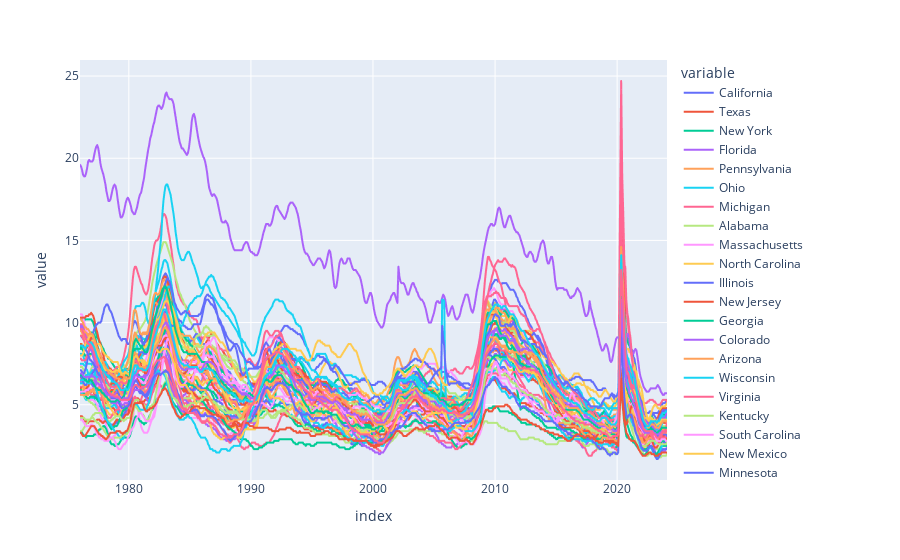

The code cell stored with this chart in its notebook:
### Code cell
# Plot using plotly.express
px.line(uemp_states)

### Figure 1 — Plotly figure (JSON) as saved in the notebook; plotly's stock layout.template omitted (floating-point values rounded to 4 significant figures; data arrays with more than 128 entries replaced by an {"elided": "..."} marker saying what was removed)
{"data": [{"hovertemplate": "variable=California<br>index=%{x}<br>value=%{y}<extra></extra>", "legendgroup": "California", "line": {"color": "#636efa", "dash": "solid"}, "marker": {"symbol": "circle"}, "mode": "lines", "name": "California", "showlegend": true, "type": "scattergl", "x": {"elided": "576 str values"}, "xaxis": "x", "y": {"elided": "576 float values"}, "yaxis": "y"}, {"hovertemplate": "variable=Texas<br>index=%{x}<br>value=%{y}<extra></extra>", "legendgroup": "Texas", "line": {"color": "#EF553B", "dash": "solid"}, "marker": {"symbol": "circle"}, "mode": "lines", "name": "Texas", "showlegend": true, "type": "scattergl", "x": {"elided": "576 str values"}, "xaxis": "x", "y": {"elided": "576 float values"}, "yaxis": "y"}, {"hovertemplate": "variable=New York<br>index=%{x}<br>value=%{y}<extra></extra>", "legendgroup": "New York", "line": {"color": "#00cc96", "dash": "solid"}, "marker": {"symbol": "circle"}, "mode": "lines", "name": "New York", "showlegend": true, "type": "scattergl", "x": {"elided": "576 str values"}, "xaxis": "x", "y": {"elided": "576 float values"}, "yaxis": "y"}, {"hovertemplate": "variable=Florida<br>index=%{x}<br>value=%{y}<extra></extra>", "legendgroup": "Florida", "line": {"color": "#ab63fa", "dash": "solid"}, "marker": {"symbol": "circle"}, "mode": "lines", "name": "Florida", "showlegend": true, "type": "scattergl", "x": {"elided": "576 str values"}, "xaxis": "x", "y": {"elided": "576 float values"}, "yaxis": "y"}, {"hovertemplate": "variable=Pennsylvania<br>index=%{x}<br>value=%{y}<extra></extra>", "legendgroup": "Pennsylvania", "line": {"color": "#FFA15A", "dash": "solid"}, "marker": {"symbol": "circle"}, "mode": "lines", "name": "Pennsylvania", "showlegend": true, "type": "scattergl", "x": {"elided": "576 str values"}, "xaxis": "x", "y": {"elided": "576 float values"}, "yaxis": "y"}, {"hovertemplate": "variable=Ohio<br>index=%{x}<br>value=%{y}<extra></extra>", "legendgroup": "Ohio", "line": {"color": "#19d3f3", "dash": "solid"}, "marker": {"symbol": "circle"}, "mode": "lines", "name": "Ohio", "showlegend": true, "type": "scattergl", "x": {"elided": "576 str values"}, "xaxis": "x", "y": {"elided": "576 float values"}, "yaxis": "y"}, {"hovertemplate": "variable=Michigan<br>index=%{x}<br>value=%{y}<extra></extra>", "legendgroup": "Michigan", "line": {"color": "#FF6692", "dash": "solid"}, "marker": {"symbol": "circle"}, "mode": "lines", "name": "Michigan", "showlegend": true, "type": "scattergl", "x": {"elided": "576 str values"}, "xaxis": "x", "y": {"elided": "576 float values"}, "yaxis": "y"}, {"hovertemplate": "variable=Alabama<br>index=%{x}<br>value=%{y}<extra></extra>", "legendgroup": "Alabama", "line": {"color": "#B6E880", "dash": "solid"}, "marker": {"symbol": "circle"}, "mode": "lines", "name": "Alabama", "showlegend": true, "type": "scattergl", "x": {"elided": "576 str values"}, "xaxis": "x", "y": {"elided": "576 float values"}, "yaxis": "y"}, {"hovertemplate": "variable=Massachusetts<br>index=%{x}<br>value=%{y}<extra></extra>", "legendgroup": "Massachusetts", "line": {"color": "#FF97FF", "dash": "solid"}, "marker": {"symbol": "circle"}, "mode": "lines", "name": "Massachusetts", "showlegend": true, "type": "scattergl", "x": {"elided": "576 str values"}, "xaxis": "x", "y": {"elided": "576 float values"}, "yaxis": "y"}, {"hovertemplate": "variable=North Carolina<br>index=%{x}<br>value=%{y}<extra></extra>", "legendgroup": "North Carolina", "line": {"color": "#FECB52", "dash": "solid"}, "marker": {"symbol": "circle"}, "mode": "lines", "name": "North Carolina", "showlegend": true, "type": "scattergl", "x": {"elided": "576 str values"}, "xaxis": "x", "y": {"elided": "576 float values"}, "yaxis": "y"}, {"hovertemplate": "variable=Illinois<br>index=%{x}<br>value=%{y}<extra></extra>", "legendgroup": "Illinois", "line": {"color": "#636efa", "dash": "solid"}, "marker": {"symbol": "circle"}, "mode": "lines", "name": "Illinois", "showlegend": true, "type": "scattergl", "x": {"elided": "576 str values"}, "xaxis": "x", "y": {"elided": "576 float values"}, "yaxis": "y"}, {"hovertemplate": "variable=New Jersey<br>index=%{x}<br>value=%{y}<extra></extra>", "legendgroup": "New Jersey", "line": {"color": "#EF553B", "dash": "solid"}, "marker": {"symbol": "circle"}, "mode": "lines", "name": "New Jersey", "showlegend": true, "type": "scattergl", "x": {"elided": "576 str values"}, "xaxis": "x", "y": {"elided": "576 float values"}, "yaxis": "y"}, {"hovertemplate": "variable=Georgia<br>index=%{x}<br>value=%{y}<extra></extra>", "legendgroup": "Georgia", "line": {"color": "#00cc96", "dash": "solid"}, "marker": {"symbol": "circle"}, "mode": "lines", "name": "Georgia", "showlegend": true, "type": "scattergl", "x": {"elided": "576 str values"}, "xaxis": "x", "y": {"elided": "576 float values"}, "yaxis": "y"}, {"hovertemplate": "variable=Colorado<br>index=%{x}<br>value=%{y}<extra></extra>", "legendgroup": "Colorado", "line": {"color": "#ab63fa", "dash": "solid"}, "marker": {"symbol": "circle"}, "mode": "lines", "name": "Colorado", "showlegend": true, "type": "scattergl", "x": {"elided": "576 str values"}, "xaxis": "x", "y": {"elided": "576 float values"}, "yaxis": "y"}, {"hovertemplate": "variable=Arizona<br>index=%{x}<br>value=%{y}<extra></extra>", "legendgroup": "Arizona", "line": {"color": "#FFA15A", "dash": "solid"}, "marker": {"symbol": "circle"}, "mode": "lines", "name": "Arizona", "showlegend": true, "type": "scattergl", "x": {"elided": "576 str values"}, "xaxis": "x", "y": {"elided": "576 float values"}, "yaxis": "y"}, {"hovertemplate": "variable=Wisconsin<br>index=%{x}<br>value=%{y}<extra></extra>", "legendgroup": "Wisconsin", "line": {"color": "#19d3f3", "dash": "solid"}, "marker": {"symbol": "circle"}, "mode": "lines", "name": "Wisconsin", "showlegend": true, "type": "scattergl", "x": {"elided": "576 str values"}, "xaxis": "x", "y": {"elided": "576 float values"}, "yaxis": "y"}, {"hovertemplate": "variable=Virginia<br>index=%{x}<br>value=%{y}<extra></extra>", "legendgroup": "Virginia", "line": {"color": "#FF6692", "dash": "solid"}, "marker": {"symbol": "circle"}, "mode": "lines", "name": "Virginia", "showlegend": true, "type": "scattergl", "x": {"elided": "576 str values"}, "xaxis": "x", "y": {"elided": "576 float values"}, "yaxis": "y"}, {"hovertemplate": "variable=Kentucky<br>index=%{x}<br>value=%{y}<extra></extra>", "legendgroup": "Kentucky", "line": {"color": "#B6E880", "dash": "solid"}, "marker": {"symbol": "circle"}, "mode": "lines", "name": "Kentucky", "showlegend": true, "type": "scattergl", "x": {"elided": "576 str values"}, "xaxis": "x", "y": {"elided": "576 float values"}, "yaxis": "y"}, {"hovertemplate": "variable=South Carolina<br>index=%{x}<br>value=%{y}<extra></extra>", "legendgroup": "South Carolina", "line": {"color": "#FF97FF", "dash": "solid"}, "marker": {"symbol": "circle"}, "mode": "lines", "name": "South Carolina", "showlegend": true, "type": "scattergl", "x": {"elided": "576 str values"}, "xaxis": "x", "y": {"elided": "576 float values"}, "yaxis": "y"}, {"hovertemplate": "variable=New Mexico<br>index=%{x}<br>value=%{y}<extra></extra>", "legendgroup": "New Mexico", "line": {"color": "#FECB52", "dash": "solid"}, "marker": {"symbol": "circle"}, "mode": "lines", "name": "New Mexico", "showlegend": true, "type": "scattergl", "x": {"elided": "576 str values"}, "xaxis": "x", "y": {"elided": "576 float values"}, "yaxis": "y"}, {"hovertemplate": "variable=Minnesota<br>index=%{x}<br>value=%{y}<extra></extra>", "legendgroup": "Minnesota", "line": {"color": "#636efa", "dash": "solid"}, "marker": {"symbol": "circle"}, "mode": "lines", "name": "Minnesota", "showlegend": true, "type": "scattergl", "x": {"elided": "576 str values"}, "xaxis": "x", "y": {"elided": "576 float values"}, "yaxis": "y"}, {"hovertemplate": "variable=Tennessee<br>index=%{x}<br>value=%{y}<extra></extra>", "legendgroup": "Tennessee", "line": {"color": "#EF553B", "dash": "solid"}, "marker": {"symbol": "circle"}, "mode": "lines", "name": "Tennessee", "showlegend": true, "type": "scattergl", "x": {"elided": "576 str values"}, "xaxis": "x", "y": {"elided": "576 float values"}, "yaxis": "y"}, {"hovertemplate": "variable=Washington<br>index=%{x}<br>value=%{y}<extra></extra>", "legendgroup": "Washington", "line": {"color": "#00cc96", "dash": "solid"}, "marker": {"symbol": "circle"}, "mode": "lines", "name": "Washington", "showlegend": true, "type": "scattergl", "x": {"elided": "576 str values"}, "xaxis": "x", "y": {"elided": "576 float values"}, "yaxis": "y"}, {"hovertemplate": "variable=Maryland<br>index=%{x}<br>value=%{y}<extra></extra>", "legendgroup": "Maryland", "line": {"color": "#ab63fa", "dash": "solid"}, "marker": {"symbol": "circle"}, "mode": "lines", "name": "Maryland", "showlegend": true, "type": "scattergl", "x": {"elided": "576 str values"}, "xaxis": "x", "y": {"elided": "576 float values"}, "yaxis": "y"}, {"hovertemplate": "variable=Oregon<br>index=%{x}<br>value=%{y}<extra></extra>", "legendgroup": "Oregon", "line": {"color": "#FFA15A", "dash": "solid"}, "marker": {"symbol": "circle"}, "mode": "lines", "name": "Oregon", "showlegend": true, "type": "scattergl", "x": {"elided": "576 str values"}, "xaxis": "x", "y": {"elided": "576 float values"}, "yaxis": "y"}, {"hovertemplate": "variable=West Virginia<br>index=%{x}<br>value=%{y}<extra></extra>", "legendgroup": "West Virginia", "line": {"color": "#19d3f3", "dash": "solid"}, "marker": {"symbol": "circle"}, "mode": "lines", "name": "West Virginia", "showlegend": true, "type": "scattergl", "x": {"elided": "576 str values"}, "xaxis": "x", "y": {"elided": "576 float values"}, "yaxis": "y"}, {"hovertemplate": "variable=Nevada<br>index=%{x}<br>value=%{y}<extra></extra>", "legendgroup": "Nevada", "line": {"color": "#FF6692", "dash": "solid"}, "marker": {"symbol": "circle"}, "mode": "lines", "name": "Nevada", "showlegend": true, "type": "scattergl", "x": {"elided": "576 str values"}, "xaxis": "x", "y": {"elided": "576 float values"}, "yaxis": "y"}, {"hovertemplate": "variable=Arkansas<br>index=%{x}<br>value=%{y}<extra></extra>", "legendgroup": "Arkansas", "line": {"color": "#B6E880", "dash": "solid"}, "marker": {"symbol": "circle"}, "mode": "lines", "name": "Arkansas", "showlegend": true, "type": "scattergl", "x": {"elided": "576 str values"}, "xaxis": "x", "y": {"elided": "576 float values"}, "yaxis": "y"}, {"hovertemplate": "variable=Oklahoma<br>index=%{x}<br>value=%{y}<extra></extra>", "legendgroup": "Oklahoma", "line": {"color": "#FF97FF", "dash": "solid"}, "marker": {"symbol": "circle"}, "mode": "lines", "name": "Oklahoma", "showlegend": true, "type": "scattergl", "x": {"elided": "576 str values"}, "xaxis": "x", "y": {"elided": "576 float values"}, "yaxis": "y"}, {"hovertemplate": "variable=Missouri<br>index=%{x}<br>value=%{y}<extra></extra>", "legendgroup": "Missouri", "line": {"color": "#FECB52", "dash": "solid"}, "marker": {"symbol": "circle"}, "mode": "lines", "name": "Missouri", "showlegend": true, "type": "scattergl", "x": {"elided": "576 str values"}, "xaxis": "x", "y": {"elided": "576 float values"}, "yaxis": "y"}, {"hovertemplate": "variable=Alaska<br>index=%{x}<br>value=%{y}<extra></extra>", "legendgroup": "Alaska", "line": {"color": "#636efa", "dash": "solid"}, "marker": {"symbol": "circle"}, "mode": "lines", "name": "Alaska", "showlegend": true, "type": "scattergl", "x": {"elided": "576 str values"}, "xaxis": "x", "y": {"elided": "576 float values"}, "yaxis": "y"}, {"hovertemplate": "variable=Iowa<br>index=%{x}<br>value=%{y}<extra></extra>", "legendgroup": "Iowa", "line": {"color": "#EF553B", "dash": "solid"}, "marker": {"symbol": "circle"}, "mode": "lines", "name": "Iowa", "showlegend": true, "type": "scattergl", "x": {"elided": "576 str values"}, "xaxis": "x", "y": {"elided": "576 float values"}, "yaxis": "y"}, {"hovertemplate": "variable=Utah<br>index=%{x}<br>value=%{y}<extra></extra>", "legendgroup": "Utah", "line": {"color": "#00cc96", "dash": "solid"}, "marker": {"symbol": "circle"}, "mode": "lines", "name": "Utah", "showlegend": true, "type": "scattergl", "x": {"elided": "576 str values"}, "xaxis": "x", "y": {"elided": "576 float values"}, "yaxis": "y"}, {"hovertemplate": "variable=Puerto Rico<br>index=%{x}<br>value=%{y}<extra></extra>", "legendgroup": "Puerto Rico", "line": {"color": "#ab63fa", "dash": "solid"}, "marker": {"symbol": "circle"}, "mode": "lines", "name": "Puerto Rico", "showlegend": true, "type": "scattergl", "x": {"elided": "576 str values"}, "xaxis": "x", "y": {"elided": "576 float values"}, "yaxis": "y"}, {"hovertemplate": "variable=Indiana<br>index=%{x}<br>value=%{y}<extra></extra>", "legendgroup": "Indiana", "line": {"color": "#FFA15A", "dash": "solid"}, "marker": {"symbol": "circle"}, "mode": "lines", "name": "Indiana", "showlegend": true, "type": "scattergl", "x": {"elided": "576 str values"}, "xaxis": "x", "y": {"elided": "576 float values"}, "yaxis": "y"}, {"hovertemplate": "variable=Louisiana<br>index=%{x}<br>value=%{y}<extra></extra>", "legendgroup": "Louisiana", "line": {"color": "#19d3f3", "dash": "solid"}, "marker": {"symbol": "circle"}, "mode": "lines", "name": "Louisiana", "showlegend": true, "type": "scattergl", "x": {"elided": "576 str values"}, "xaxis": "x", "y": {"elided": "576 float values"}, "yaxis": "y"}, {"hovertemplate": "variable=Hawaii<br>index=%{x}<br>value=%{y}<extra></extra>", "legendgroup": "Hawaii", "line": {"color": "#FF6692", "dash": "solid"}, "marker": {"symbol": "circle"}, "mode": "lines", "name": "Hawaii", "showlegend": true, "type": "scattergl", "x": {"elided": "576 str values"}, "xaxis": "x", "y": {"elided": "576 float values"}, "yaxis": "y"}, {"hovertemplate": "variable=North Dakota<br>index=%{x}<br>value=%{y}<extra></extra>", "legendgroup": "North Dakota", "line": {"color": "#B6E880", "dash": "solid"}, "marker": {"symbol": "circle"}, "mode": "lines", "name": "North Dakota", "showlegend": true, "type": "scattergl", "x": {"elided": "576 str values"}, "xaxis": "x", "y": {"elided": "576 float values"}, "yaxis": "y"}, {"hovertemplate": "variable=Montana<br>index=%{x}<br>value=%{y}<extra></extra>", "legendgroup": "Montana", "line": {"color": "#FF97FF", "dash": "solid"}, "marker": {"symbol": "circle"}, "mode": "lines", "name": "Montana", "showlegend": true, "type": "scattergl", "x": {"elided": "576 str values"}, "xaxis": "x", "y": {"elided": "576 float values"}, "yaxis": "y"}, {"hovertemplate": "variable=the District of Columbia<br>index=%{x}<br>value=%{y}<extra></extra>", "legendgroup": "the District of Columbia", "line": {"color": "#FECB52", "dash": "solid"}, "marker": {"symbol": "circle"}, "mode": "lines", "name": "the District of Columbia", "showlegend": true, "type": "scattergl", "x": {"elided": "576 str values"}, "xaxis": "x", "y": {"elided": "576 float values"}, "yaxis": "y"}, {"hovertemplate": "variable=Mississippi<br>index=%{x}<br>value=%{y}<extra></extra>", "legendgroup": "Mississippi", "line": {"color": "#636efa", "dash": "solid"}, "marker": {"symbol": "circle"}, "mode": "lines", "name": "Mississippi", "showlegend": true, "type": "scattergl", "x": {"elided": "576 str values"}, "xaxis": "x", "y": {"elided": "576 float values"}, "yaxis": "y"}, {"hovertemplate": "variable=Maine<br>index=%{x}<br>value=%{y}<extra></extra>", "legendgroup": "Maine", "line": {"color": "#EF553B", "dash": "solid"}, "marker": {"symbol": "circle"}, "mode": "lines", "name": "Maine", "showlegend": true, "type": "scattergl", "x": {"elided": "576 str values"}, "xaxis": "x", "y": {"elided": "576 float values"}, "yaxis": "y"}, {"hovertemplate": "variable=Nebraska<br>index=%{x}<br>value=%{y}<extra></extra>", "legendgroup": "Nebraska", "line": {"color": "#00cc96", "dash": "solid"}, "marker": {"symbol": "circle"}, "mode": "lines", "name": "Nebraska", "showlegend": true, "type": "scattergl", "x": {"elided": "576 str values"}, "xaxis": "x", "y": {"elided": "576 float values"}, "yaxis": "y"}, {"hovertemplate": "variable=Connecticut<br>index=%{x}<br>value=%{y}<extra></extra>", "legendgroup": "Connecticut", "line": {"color": "#ab63fa", "dash": "solid"}, "marker": {"symbol": "circle"}, "mode": "lines", "name": "Connecticut", "showlegend": true, "type": "scattergl", "x": {"elided": "576 str values"}, "xaxis": "x", "y": {"elided": "576 float values"}, "yaxis": "y"}, {"hovertemplate": "variable=Idaho<br>index=%{x}<br>value=%{y}<extra></extra>", "legendgroup": "Idaho", "line": {"color": "#FFA15A", "dash": "solid"}, "marker": {"symbol": "circle"}, "mode": "lines", "name": "Idaho", "showlegend": true, "type": "scattergl", "x": {"elided": "576 str values"}, "xaxis": "x", "y": {"elided": "576 float values"}, "yaxis": "y"}, {"hovertemplate": "variable=New Hampshire<br>index=%{x}<br>value=%{y}<extra></extra>", "legendgroup": "New Hampshire", "line": {"color": "#19d3f3", "dash": "solid"}, "marker": {"symbol": "circle"}, "mode": "lines", "name": "New Hampshire", "showlegend": true, "type": "scattergl", "x": {"elided": "576 str values"}, "xaxis": "x", "y": {"elided": "576 float values"}, "yaxis": "y"}, {"hovertemplate": "variable=Rhode Island<br>index=%{x}<br>value=%{y}<extra></extra>", "legendgroup": "Rhode Island", "line": {"color": "#FF6692", "dash": "solid"}, "marker": {"symbol": "circle"}, "mode": "lines", "name": "Rhode Island", "showlegend": true, "type": "scattergl", "x": {"elided": "576 str values"}, "xaxis": "x", "y": {"elided": "576 float values"}, "yaxis": "y"}, {"hovertemplate": "variable=Kansas<br>index=%{x}<br>value=%{y}<extra></extra>", "legendgroup": "Kansas", "line": {"color": "#B6E880", "dash": "solid"}, "marker": {"symbol": "circle"}, "mode": "lines", "name": "Kansas", "showlegend": true, "type": "scattergl", "x": {"elided": "576 str values"}, "xaxis": "x", "y": {"elided": "576 float values"}, "yaxis": "y"}, {"hovertemplate": "variable=Wyoming<br>index=%{x}<br>value=%{y}<extra></extra>", "legendgroup": "Wyoming", "line": {"color": "#FF97FF", "dash": "solid"}, "marker": {"symbol": "circle"}, "mode": "lines", "name": "Wyoming", "showlegend": true, "type": "scattergl", "x": {"elided": "576 str values"}, "xaxis": "x", "y": {"elided": "576 float values"}, "yaxis": "y"}, {"hovertemplate": "variable=Delaware<br>index=%{x}<br>value=%{y}<extra></extra>", "legendgroup": "Delaware", "line": {"color": "#FECB52", "dash": "solid"}, "marker": {"symbol": "circle"}, "mode": "lines", "name": "Delaware", "showlegend": true, "type": "scattergl", "x": {"elided": "576 str values"}, "xaxis": "x", "y": {"elided": "576 float values"}, "yaxis": "y"}, {"hovertemplate": "variable=Vermont<br>index=%{x}<br>value=%{y}<extra></extra>", "legendgroup": "Vermont", "line": {"color": "#636efa", "dash": "solid"}, "marker": {"symbol": "circle"}, "mode": "lines", "name": "Vermont", "showlegend": true, "type": "scattergl", "x": {"elided": "576 str values"}, "xaxis": "x", "y": {"elided": "576 float values"}, "yaxis": "y"}, {"hovertemplate": "variable=South Dakota<br>index=%{x}<br>value=%{y}<extra></extra>", "legendgroup": "South Dakota", "line": {"color": "#EF553B", "dash": "solid"}, "marker": {"symbol": "circle"}, "mode": "lines", "name": "South Dakota", "showlegend": true, "type": "scattergl", "x": {"elided": "576 str values"}, "xaxis": "x", "y": {"elided": "576 float values"}, "yaxis": "y"}, {"hovertemplate": "variable=Midwest Census Region<br>index=%{x}<br>value=%{y}<extra></extra>", "legendgroup": "Midwest Census Region", "line": {"color": "#00cc96", "dash": "solid"}, "marker": {"symbol": "circle"}, "mode": "lines", "name": "Midwest Census Region", "showlegend": true, "type": "scattergl", "x": {"elided": "576 str values"}, "xaxis": "x", "y": {"elided": "576 float values"}, "yaxis": "y"}, {"hovertemplate": "variable=South Census Region<br>index=%{x}<br>value=%{y}<extra></extra>", "legendgroup": "South Census Region", "line": {"color": "#ab63fa", "dash": "solid"}, "marker": {"symbol": "circle"}, "mode": "lines", "name": "South Census Region", "showlegend": true, "type": "scattergl", "x": {"elided": "576 str values"}, "xaxis": "x", "y": {"elided": "576 float values"}, "yaxis": "y"}, {"hovertemplate": "variable=Northeast Census Region<br>index=%{x}<br>value=%{y}<extra></extra>", "legendgroup": "Northeast Census Region", "line": {"color": "#FFA15A", "dash": "solid"}, "marker": {"symbol": "circle"}, "mode": "lines", "name": "Northeast Census Region", "showlegend": true, "type": "scattergl", "x": {"elided": "576 str values"}, "xaxis": "x", "y": {"elided": "576 float values"}, "yaxis": "y"}, {"hovertemplate": "variable=West Census Region<br>index=%{x}<br>value=%{y}<extra></extra>", "legendgroup": "West Census Region", "line": {"color": "#19d3f3", "dash": "solid"}, "marker": {"symbol": "circle"}, "mode": "lines", "name": "West Census Region", "showlegend": true, "type": "scattergl", "x": {"elided": "576 str values"}, "xaxis": "x", "y": {"elided": "576 float values"}, "yaxis": "y"}, {"hovertemplate": "variable=New England Census Division<br>index=%{x}<br>value=%{y}<extra></extra>", "legendgroup": "New England Census Division", "line": {"color": "#FF6692", "dash": "solid"}, "marker": {"symbol": "circle"}, "mode": "lines", "name": "New England Census Division", "showlegend": true, "type": "scattergl", "x": {"elided": "576 str values"}, "xaxis": "x", "y": {"elided": "576 float values"}, "yaxis": "y"}], "layout": {"legend": {"title": {"text": "variable"}, "tracegroupgap": 0}, "margin": {"t": 60}, "xaxis": {"anchor": "y", "domain": [0, 1], "title": {"text": "index"}}, "yaxis": {"anchor": "x", "domain": [0, 1], "title": {"text": "value"}}}}
